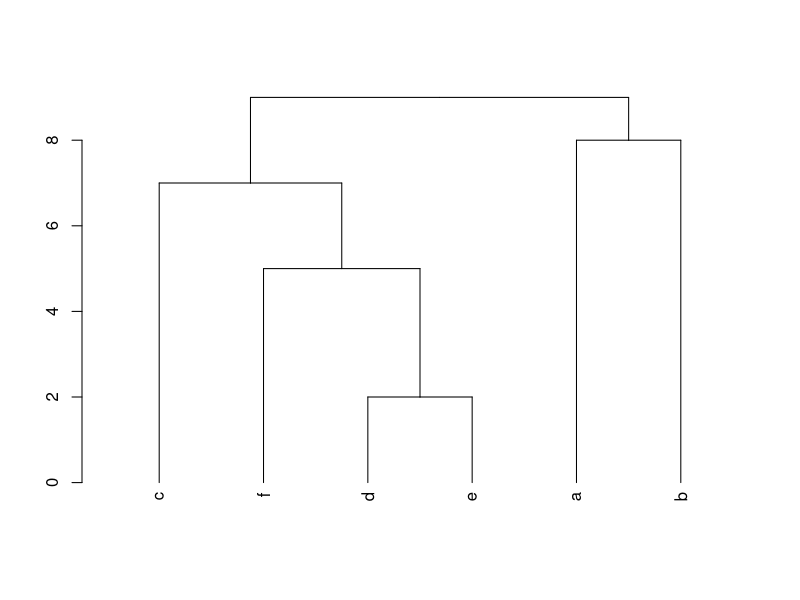
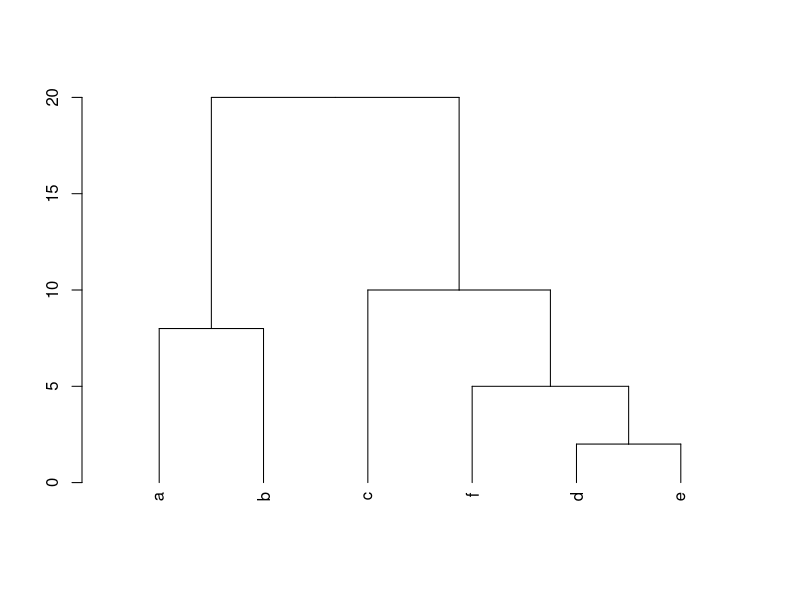
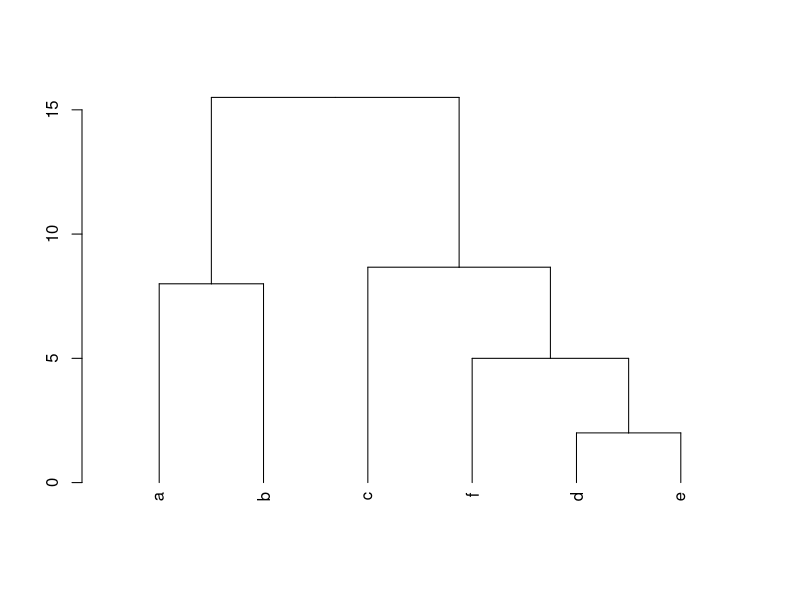

Generate these figures, in order, with R:
x <- matrix(c(2,5,-3,-1,-2,0,2,1,0,-5,-4,-3,1,5,-1,-3,-3,-5),nrow=6)
rownames(x)<- letters[1:6]
colnames(x)<- c("V1","V2","V3")
x

#trasform to distance matrix and use Euclidean
D1 <- as.matrix(dist(x,method="euclidean"))
D1

#Squared Euclidean
D2<- D1 * D1
D2
#Manhattan
D3<- as.matrix(dist(x,method="manhattan"))
D3

#Single/complete/average lineage
h<- hclust(as.dist(D3),"single")
h
plot(as.dendrogram(h))

h1<- hclust(as.dist(D3),"complete")
h1
plot(as.dendrogram(h1))

h2<- hclust(as.dist(D3),"average")
h2
plot(as.dendrogram(h2))


U<- c("a","b")
V <- c("c","d","e","f")
u<- colMeans(x[U,])
u
v<- colMeans(x[V,])
v

dist(rbind(u,v))
